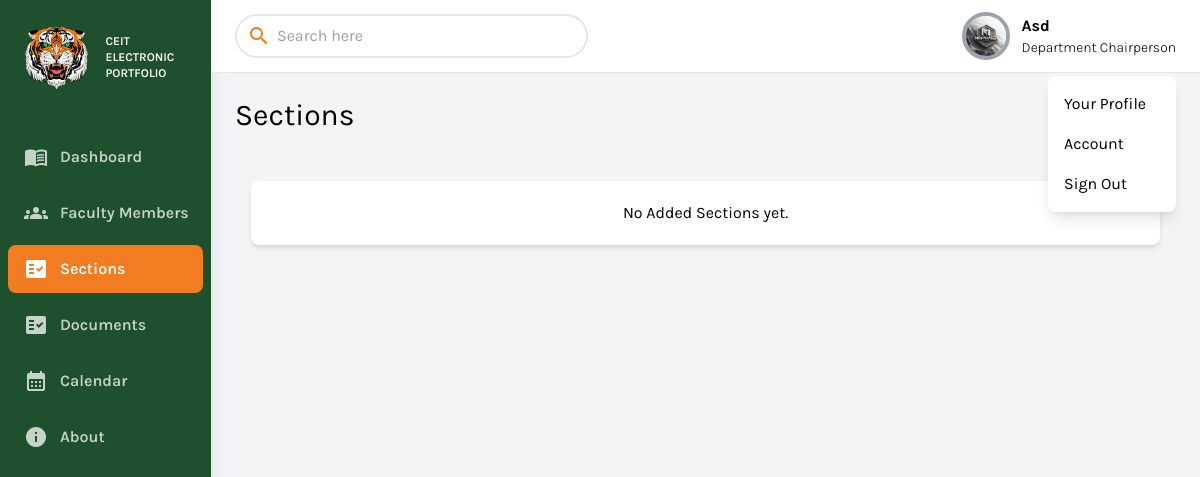
Screenshot of /department_chairperson/sections.php (signed in) with the database file from the repository.
### tables this page shows
CREATE TABLE `user_details` (
  `user_id` bigint(20) NOT NULL,
  `name` varchar(256) NOT NULL,
  `address` varchar(256) NOT NULL,
  `birthday` varchar(256) NOT NULL,
  `phone` varchar(256) NOT NULL,
  `specialization` varchar(256) NOT NULL,
  `image` text NOT NULL
);

### conn/conn.php (called while the page is built, shortened)
<?php
class DatabaseHandler {
    private $pdo;
    public function __construct() {
        $dbHost = 'eportfolio.mysql.database.azure.com';
        $dbPort = '3306';
        $dbName = 'eportfolio';
        $dbUser = 'azureuser';
        $dbPassword = 'Azure_User123';
        try {
            $dsn = "mysql:host=$dbHost;port=$dbPort;dbname=$dbName";
            $this->pdo = new PDO($dsn, $dbUser, $dbPassword);
            $this->pdo->setAttribute(PDO::ATTR_ERRMODE, PDO::ERRMODE_EXCEPTION);
        } catch (PDOException $e) {
            echo "Connection failed: " . $e->getMessage();
        }
    }
    public function getAllSections($deparment_id) {
        try {
            $stmt = $this->pdo->prepare("
                SELECT * FROM `deparment_section` WHERE `department_id` = :deparment_id AND status = 0 ORDER BY yearlevel ASC
            ");
            $stmt->bindParam(':deparment_id', $deparment_id, PDO::PARAM_STR);
            $stmt->execute();
            $result = $stmt->fetchAll(PDO::FETCH_ASSOC);
            return $result;
        } catch (PDOException $e) {
            echo "Query failed: " . $e->getMessage();
        }
    }
    public function getIdByColumnValue($tableName, $columnName, $columnValue, $idColumnName) {
        try {
            $stmt = $this->pdo->prepare("SELECT $idColumnName FROM $tableName WHERE $columnName = :column_value");
            $stmt->bindParam(':column_value', $columnValue);
            $stmt->execute();
            $result = $stmt->fetch(PDO::FETCH_ASSOC);
            if ($result) {
                return $result[$idColumnName];
            } else {
                return null;
            }
        } catch (PDOException $e) {
            return null;
        }
    }
}
?>

### department_chairperson/sections.php (the view, shortened to what this page needs)
<?php include 'components/header.php'?>
        <div class="w-full h-screen overflow-x-hidden border-t flex flex-col">
            <main class="w-full flex-grow p-6">
                <div class="grid grid-cols-3 items-center mb-2">
                <h1 class="text-3xl text-black pb-6 col-span-2">Sections</h1>
            </div>
                <div class="grid lg:grid-cols-2 md:grid-cols-2  gap-x-20 gap-y-5 p-4">
                <?php
                $user_id = $_SESSION['id'];
                $department_id = $db->getIdByColumnValue("department_details", "department_dean", $user_id, 'id');
                $rows = $db->getAllSections($department_id);
               if(count($rows)>0){
                foreach ($rows as $row) {
                    $id = $row['id'];
                    $name = $row['name'];
                    $yearlevel = $row['yearlevel'];
                    $data = "
                        data-id = '".$id."'
                        data-name = '".$name."'
                        data-yearlevel = '".$yearlevel."'
                    ";
                    echo '
                        <div class="card mt-3 md:mt-0 my-3 bg-white active-outline shadow-md rounded-lg px-4 py-5">
                            <div class="grid grid-cols-3 gap-4 items-center">
                                <div class="col-span-2">
                                    <p class="text-lg font-semibold">Section Name: <span class="font-normal">'.ucwords($name).'</span></p>
                                    <p class="text-lg font-semibold">School Year: <span class="font-normal">'.ucwords($yearlevel).'</span></p>
                                </div>
                            </div>
                        </div>';
                }
               }else{
                echo '
                <div class="card col-span-3  mt-3 md:mt-0 my-3 bg-white active-outline shadow-md rounded-lg px-4 py-5">
                    <div class="text-center">
                        No Added Sections yet.
                    </div>
                </div>
                    ';
               }
                ?>
                </div>
            </main>
        </div>
    </div>
<?php include 'components/footer.php'?>

### department_chairperson/components/header.php (shortened to what this page needs)
<?php include '../conn/conn.php';
$db = new DatabaseHandler();
$defaultSrc = "https://www.pngall.com/wp-content/uploads/13/Secretary-Woman-PNG-Pic.png";
 $src = $db->getIdByColumnValue("user_details","user_id",$_SESSION['id'],"image");
$src = $src!="" ? '../uploads/faculty/'.$src: $defaultSrc;
?>
<!DOCTYPE html>
<html lang="en">
<head>
    <link href="https://cdnjs.cloudflare.com/ajax/libs/tailwindcss/2.2.19/tailwind.min.css" rel="stylesheet">
</head>
<body class="bg-gray-100 font-family-karla flex">
    <aside class="relative bg-sidebar h-screen w-64 hidden sm:block shadow-xl">
        <div class="p-2">
            <a href="dashboard.php" class="text-white text-3xl font-semibold uppercase hover:text-gray-300">
                <div class="grid grid-cols-2 flex  items-center ">
                    <div>
                        <img src="assets/image/logo.png" alt="">
                    </div>
                    <div class="overflow-hidden text-xs ">
                        <p>CEIT</p>
                        <p>Electronic Portfolio</p>
                    </div>
                  </div>
            </a>
        </div>
        <nav class="text-white text-base font-semibold pt-3 ">
            <a href="dashboard.php" class="dashboard flex items-center text-white opacity-75 hover:opacity-100 py-3 m-2 rounded-lg  pl-4 nav-item">
                <i class="material-icons mr-3">menu_book</i>
                Dashboard
            </a>
            <a href="facultymembers.php" class="facultymembers flex items-center rounded-lg opacity-75 text-white py-3 hover:opacity-100  m-2 pl-4 nav-item">
                <i class="material-icons  mr-3">groups</i>
                Faculty Members
            </a>
            <a href="sections.php" class="sections flex items-center rounded-lg opacity-75 text-white py-3 hover:opacity-100  m-2 pl-4 nav-item">
                <i class="material-icons  mr-3">fact_check</i>
                Sections
            </a>
            <a href="documents.php" class="documents flex items-center text-white opacity-75 hover:opacity-100 py-3 m-2 rounded-lg  pl-4 nav-item">
                <i class="material-icons mr-3">fact_check</i>
                Documents
            </a>
            <a href="calendar.php" class="calendar flex items-center text-white opacity-75 hover:opacity-100 py-3 m-2 rounded-lg  pl-4 nav-item">
                <i class="material-icons mr-3">calendar_month</i>
                Calendar
            </a>
            <a href="about.php" class="about flex items-center text-white opacity-75 hover:opacity-100 py-3 m-2 rounded-lg  pl-4 nav-item">
                <i class="material-icons mr-3">info</i>
                About
            </a>
        </nav>
    </aside>
    <div class="relative w-full flex flex-col h-screen overflow-y-hidden">
        <header class="w-full items-center bg-white py-3 px-6 hidden sm:flex">
            <div class="w-1/2">
                <div class="relative w-3/4">
                    <i class="material-icons searchicon absolute left-3 top-1/2 transform -translate-y-1/2 text-gray-500">search</i>
                    <input type="text" id="facultySearch" placeholder="Search here" class="pl-10 focus:outline-none focus:ring focus:ring-gray-300 rounded-full border-2 border-gray py-2 px-3 w-full" oninput="searchFaculty()">
                    </div>
            </div>
            <div x-data="{ isOpen: false }" class="relative w-1/2 flex justify-end">
                <div class="grid grid-cols-2 items-center justify-center">
                    <div class="grid mr-3 flex justify-end">
                        <button @click="isOpen = !isOpen" class="realtive z-10 w-12 h-12 rounded-full overflow-hidden border-4 border-gray-400 hover:border-gray-300 focus:border-gray-300 focus:outline-none">
                            <img src="<?=$src?>">
                        </button>
                    </div>
                    <div class="grid">
                        <p class="text-base font-bold"><?=ucwords($db->getIdByColumnValue("user_details","user_id",$_SESSION['id'],"name"))?></p>
                        <p class="text-sm font-light"><?=ucwords(str_replace(' ', ' ', ucwords(str_replace('_', ' ', $_SESSION['role']))))?></p>
                    </div>
                </div>
                <div x-show="isOpen" style="z-index: 99999;" class="absolute w-32 bg-white rounded-lg shadow-lg py-2 mt-16">
                    <a href="edit-profile.php" class="block px-4 py-2 account-link hover:text-white">Your Profile</a>
                    <a href="#" id="openAccountButton" class="block px-4 py-2 account-link hover:text-white">Account</a>
                    <a href="logout.php" class="block px-4 py-2 account-link hover:text-white">Sign Out</a>
                </div>
            </div>
        </header>

### department_chairperson/components/header.php (style rules this page uses)
.font-family-karla { font-family: karla; }
.bg-sidebar { background: #1e502d; }
.active-nav-link { background: #f27c22; }
.searchicon { color: #f27c22; }

### rows the page displays
user_details: image (picture), name "Asd"
